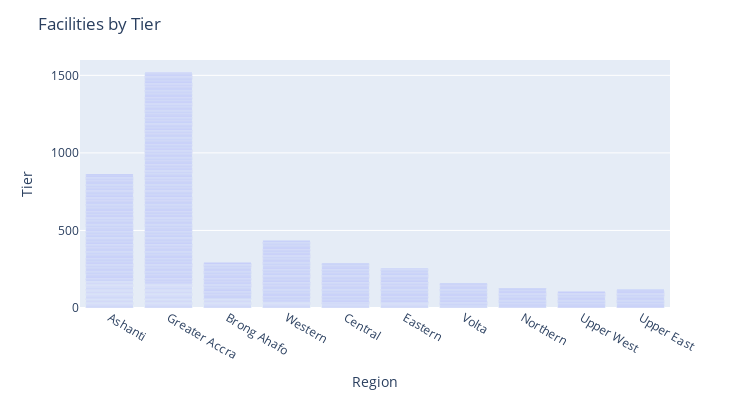

Notebook code for this chart:
### Code cell
fig = px.bar(health_tiers_df, x='Region', y='Tier', barmode='group', height=400, width=750)
fig.update_layout(title='Facilities by Tier')
fig.show()

### Figure 1 — Plotly figure (JSON) as saved in the notebook; plotly's stock layout.template omitted (floating-point values rounded to 4 significant figures; data arrays with more than 128 entries replaced by an {"elided": "..."} marker saying what was removed)
{"data": [{"alignmentgroup": "True", "hovertemplate": "Region=%{x}<br>Tier=%{y}<extra></extra>", "legendgroup": "", "marker": {"color": "#636efa", "pattern": {"shape": ""}}, "name": "", "offsetgroup": "", "orientation": "v", "showlegend": false, "textposition": "auto", "type": "bar", "x": {"elided": "1475 str values"}, "xaxis": "x", "y": {"elided": "1475 int values"}, "yaxis": "y"}], "layout": {"barmode": "group", "height": 400, "legend": {"tracegroupgap": 0}, "margin": {"t": 60}, "title": {"text": "Facilities by Tier"}, "width": 750, "xaxis": {"anchor": "y", "domain": [0, 1], "title": {"text": "Region"}}, "yaxis": {"anchor": "x", "domain": [0, 1], "title": {"text": "Tier"}}}}
